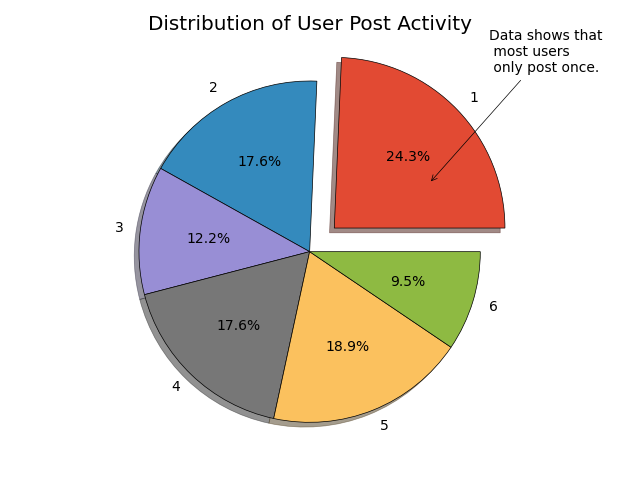

Here is the Python script that generated this plot:
'''
#below is the sql code I used to query the sql data from the database.
CREATE VIEW user_post_count_better AS
SELECT user_id, COUNT(*) AS num_of_posts FROM photos GROUP BY user_id;

SELECT * FROM user_post_count_better;

CREATE VIEW ref_numofUsers AS
SELECT num_of_posts, COUNT(*) AS num_of_users FROM user_post_count_better GROUP BY num_of_posts ORDER BY num_of_posts;

CREATE VIEW percentage_view AS
SELECT num_of_posts, num_of_users/(SELECT SUM(num_of_users) FROM ref_numofUsers)*100 AS percentage FROM ref_numofUsers;


SELECT num_of_posts, percentage FROM percentage_view WHERE num_of_posts < 6 UNION ALL 
SELECT 6 AS num_of_posts, SUM(percentage) AS percentage FROM percentage_view WHERE num_of_posts>5;
'''
import math
from matplotlib import pyplot as plt
import pandas as pd
plt.style.use("ggplot")
#plt.xkcd()
data = pd.read_csv("numOfPosts.csv")
slices = data['percentage']
pie_labels = data['num_of_posts']
explode_values = [0.2,0,0,0,0,0]
#angle_values = []
#let's add annotations to the largest slice

#ngle = 24.3/100*360
#x = math.cos(angle)
#y = math.sin(angle)

#for i in range(len(pie_labels)):
    #pie_labels[i] = str(pie_labels[i]) + ' Posts'
plt.pie(slices, labels = pie_labels, wedgeprops = {'edgecolor': 'black'}, explode = explode_values, shadow = True, autopct = "%1.1f%%")
plt.annotate("Data shows that\n most users \n only post once.", xy = (0.7, 0.4), xytext = (1.05,1.05), arrowprops = dict(arrowstyle = '->', color = 'black'))

plt.title("Distribution of User Post Activity")
plt.tight_layout()
plt.show()
